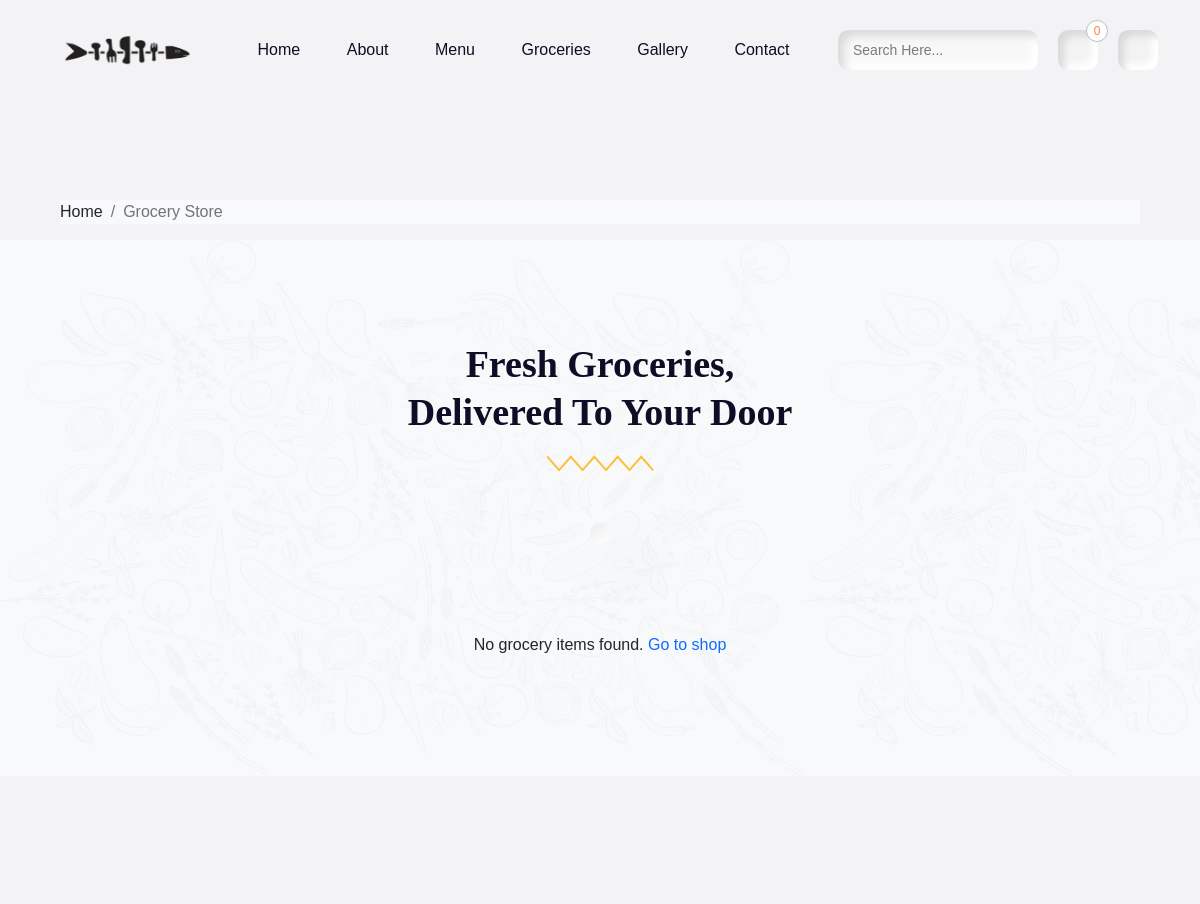
The app's page /grocery-store/ (upper part), older data.
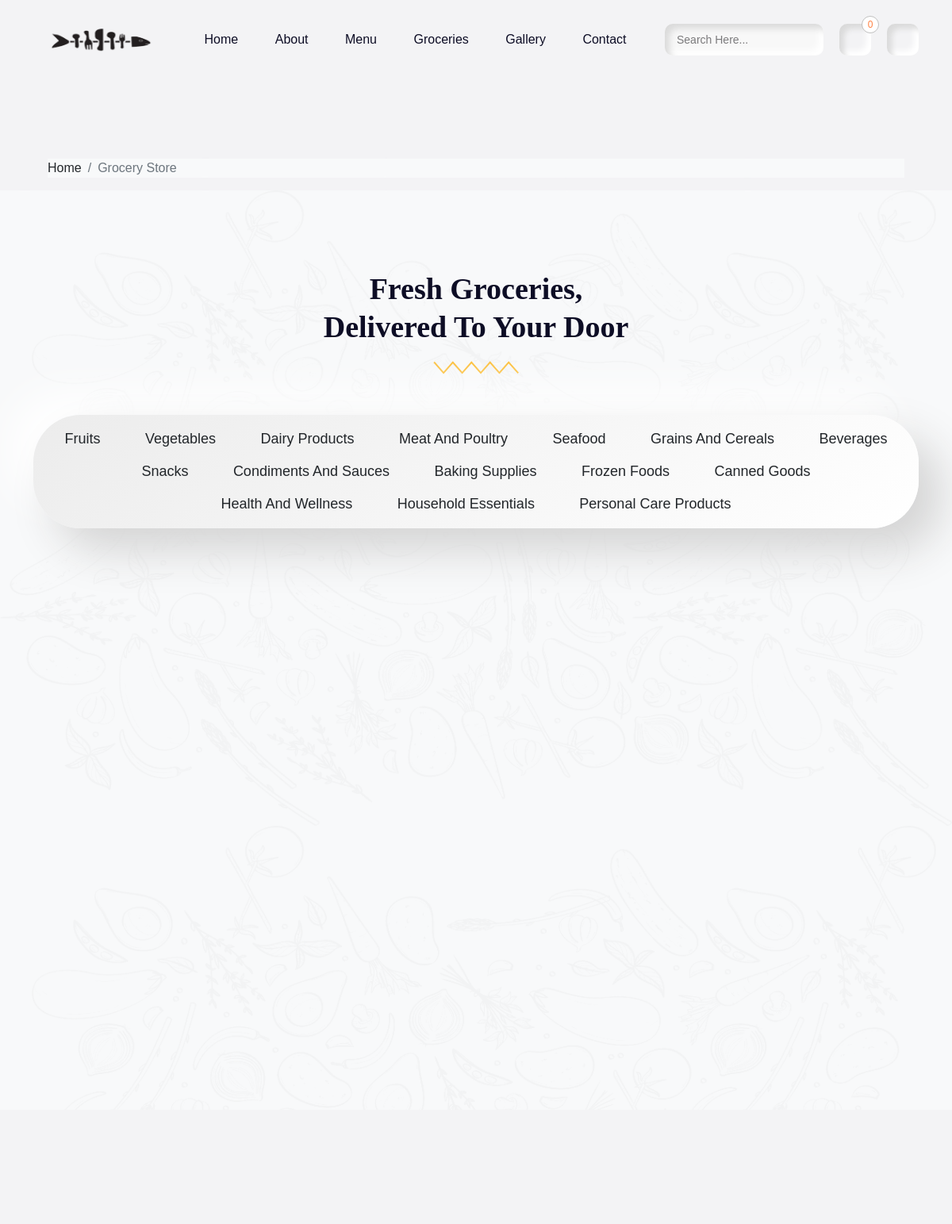
The same page, newer data.
### mainApp/models.py (models this page shows, shortened)
class GroceryCategory(models.Model):
    name = models.CharField(max_length=100)
    def get_formatted_groceryname(self):
        return self.name.lower().replace(" ", "-")

### mainApp/views.py (the view)
# urls.py: path('grocery-store/', views.grocery_items_view, name='grocery_items_view'),
def grocery_items_view(request):
    grocery_categories = GroceryCategory.objects.all()
    grocery_items = Grocery.objects.all()
    return render(request, 'grocery.html', {'grocery_items': grocery_items, 'grocery_categories':grocery_categories})

### templates/grocery.html (shortened to what this page needs)
{% extends 'base.html' %}
{% load static %}
{% load humanize %}
{% block content %}
<section class="main-banner">
    <div class="container-fluid">
        <div class="row px-xl-5">
            <div class="col-12">
                <nav class="breadcrumb bg-light mb-30">
                    <a class="breadcrumb-item text-dark" href="#">Home</a>
                    <span class="breadcrumb-item active">Grocery Store</span>
                </nav>
            </div>
        </div>
    </div>
    <section style="background-image: url(assets/images/menu-bg.png);" class="our-menu section bg-light repeat-img"
    id="grocery">
    <div class="sec-wp">
        <div class="container">
            <div class="row">
                <div class="col-lg-12">
                    <div class="sec-title text-center mb-5">
                        <h2 class="h2-title">Fresh groceries, <span>delivered to your door</span></h2>
                        <div class="sec-title-shape mb-4">
                            <img src="{% static 'assets/images/title-shape.svg' %}" alt="">
                        </div>
                    </div>
                </div>
            </div>
            <div class="menu-tab-wp">
                <div class="row">
                    <div class="col-lg-12 m-auto">
                        <div class="menu-tab text-center">
                            <ul class="groceryfilters">
                               {% for grocery_category in grocery_categories %}
                                <li class="groceryfilter"  data-filter=".{{ grocery_category.get_formatted_groceryname }}">
                                    {{ grocery_category.name }}
                                </li>
                                {% endfor %}
                            </ul>
                        </div>
                    </div>
                </div>
            </div>
            <div class="menu-list-row">
                <div class="row g-xxl-5 bydefault grocery-dish" >
                    {% if grocery_items %}
                    {% for item in grocery_items %}
                    <div class="col-lg-4 col-sm-6 dish-box-wp grocerybox {{ item.category.get_formatted_groceryname }}"
                        data-cat="{{ item.category.get_formatted_groceryname }}">
                        <div class="dish-box text-center">
                            <div class="dist-img">
                                <img src="{{ item.image_main.url }}" alt="{{ item.name }}">
                            </div>
                            <div class="dish-title">
                                <h3 class="h3-title">{{ item.name }}</h3>
                                <p style="color: black;"> Ugx {{ item.price|intcomma }}. </p>
                            </div>
                            <div class="dist-bottom-row">
                                <ul>
                                    <li>
                                        <button class="dish-add-btn">
                                            <a href=""> <i class="fas fa-phone-alt"></i></a>
                                        </button>
                                    </li>
                                    <a href="{% url 'orderme' 'Grocery' item.id %}" class="buy">Buy Now</a>
                                    <li>
                                        <div class="add-to-cart-btn ">
                                            <form action="{% url 'add_to_cart' 'Grocery' item.id %}" method="post">
                                                {% csrf_token %}
                                                <button class="dish-add-btn custom-toast   success-toast"
                                                    data-product-id="{{ item.id }}" data-product-type="Grocery" type="submit" id="add">
                                                    <i class="fas fa-shopping-cart "></i>
                                                </button>
                                            </form>
                                        </div>
                                    </li>
                                </ul>
                            </div>
                        </div>
                    </div>
                    {% endfor %}
                    {% else %}
                    <div class="col-12 text-center">
                        <p>No grocery items found. <a href="{% url 'index' %}">Go to shop</a></p>
                    </div>
                    {% endif %}
                </div>
            </div>
        </div>
    </div>
</section>
</section>
{% endblock %}

### templates/base.html (shortened to what this page needs)
{% load static %}
<!DOCTYPE html>
<html lang="en">
<head>
    <link rel="stylesheet" href="https://unicons.iconscout.com/release/v4.0.0/css/line.css">
    <link rel="stylesheet" href="{% static 'assets/css/bootstrap.min.css' %}">
    <link rel="stylesheet" href="{% static 'assets/css/swiper-bundle.min.css' %}">
    <link rel="stylesheet" href="{% static 'assets/css/jquery.fancybox.min.css' %}">
    <link rel="stylesheet" href="{% static 'style.css' %}">
</head>
<body class="body-fixed">
    <header class="site-header">
        <div class="container">
            <div class="row">
                <div class="col-lg-2">
                    <div class="header-logo hide-on-mobile">
                        <a href="/index">
                            <img src="{% static 'logo.png' %}" width="160" height="36" alt="Logo">
                        </a>
                    </div>
                </div>
                <div class="col-lg-10">
                    <div class="main-navigation">
                        <nav class="header-menu">
                            <ul class="menu food-nav-menu">
                                <li><a href="/">Home</a></li>
                                <li><a href="#about">About</a></li>
                                <li><a href="/foods">Menu</a></li>
                                <li><a href="/grocery-store">Groceries</a></li>
                                <li><a href="#gallery">Gallery</a></li>
                                <li><a href="#contact">Contact</a></li>
                            </ul>
                        </nav>
                        <div class="header-right">
                            <form method="GET" action="{% url 'search_items' %}" class="header-search-form for-des">
                                <input type="text" name="q" class="form-input" placeholder="Search Here...">
                                <button type="submit">
                                </button>
                            </form>
                            <a href="{% url 'cart_detail' %}" class="header-btn ">
                                <span class="cart-number cart-count">0</span>
                            </a>
                            <a href="javascript:void(0)" class="header-btn header-cart">
                            </a>
                        </div>
                    </div>
                </div>
            </div>
        </div>
    </header>
    <div id="viewport">
        <div id="js-scroll-content">
            {% block content %}
            {% endblock %}
        </div>
    </div>
</body>
</html>

### static/style.css (style rules this page uses)
body { font-family: 'Poppins', sans-serif; text-rendering: optimizeLegibility !important; background: #f3f3f5; }
body, html { overflow-x: hidden; }
img { max-width: 100%; }
.site-header { position: fixed; padding: 30px 0; display: flex; align-items: center; top: 0; left: 0; width: 100%; z-index: 99; transition: 0.5s; border-bottom: 1px solid transparent; }
.main-navigation { display: flex; width: 100%; height: 100%; justify-content: flex-end; align-items: center; }
.main-navigation .menu li { display: inline-block; position: relative; margin: 0 6px; }
.main-navigation .menu li:first-child { margin-left: 0; }
a { background-color: transparent; text-decoration: none !important; outline: none !important; }
ul { list-style: none; margin: 0; padding: 0; }
.main-navigation .menu li a { display: flex; transition: 0.3s; position: relative; justify-content: center; align-items: center; color: #0d0d25; text-transform: capitalize; font-weight: 500; padding: 5px 18px; border-radius: 30px; }
.header-right { margin-left: 40px; display: flex; flex-wrap: wrap; align-items: center; }
.header-btn { width: 40px; height: 40px; display: inline-flex; justify-content: center; border-radius: 10px; position: relative; margin-left: 20px; transition: 0.3s; box-shadow: inset 6px 6px 7px #dadada, inset -6px -6px 7px #ffffff; align-items: center; }
.cart-number { position: absolute; top: -10px; right: -10px; width: 22px; height: 22px; display: flex; justify-content: center; align-items: center; border-radius: 50%; background: #ffffff; font-size: 12px; border: 1px solid #bfbfbf; color: #ff8243; }
.header-search-form { position: relative; }
.for-des { display: block !important; }
.header-search-form button { background: transparent; border: none; padding: 0; position: absolute; right: 0; top: 50%; transform: translate(0, -50%); width: 48px; height: 100%; opacity: 0.5; }
.header-search-form .form-input { font-size: 14px; padding-right: 40px; width: 200px; height: 40px; }
.form-input::placeholder { color: rgba(70 69 71 / 0.7); }
.form-input { width: 100%; height: 50px; outline: none !important; padding: 10px 15px; color: #0d0d25; -webkit-appearance: none; border-radius: 10px; border: none; background: #f8f8f8; box-shadow: inset 6px 6px 8px #dadada, inset -6px -6px 8px #ffffff; }
* { -webkit-tap-highlight-color: transparent; }
@media (max-width: 1399px) { .header-right { margin-left: 20px; } }
@media (max-width: 1399px) { .main-navigation .menu li { margin: 0 3px; } }
@media screen and (min-width: 992px) { #viewport { overflow: hidden; position: fixed; height: 100%; width: 100%; top: 0; left: 0; bottom: 0; right: 0; } }
@media screen and (min-width: 992px) { #js-scroll-content { position: absolute; overflow: hidden; width: 100%; top: 0; left: 0; } }
.main-banner { padding: 200px 0 300px; min-height: 100vh; position: relative; }
.sec-wp { position: relative; z-index: 4; }
h1, h2, h3, h4, h5, h6 { color: #0d0d25; font-family: 'Playfair Display', serif; font-weight: 900; }
.section { padding-top: 100px; padding-bottom: 100px; position: relative; }
.h2-title { font-size: 46px; line-height: 56px; margin-bottom: 15px; text-transform: capitalize; position: relative; }
.h2-title span, .h3-title span, .h4-title span, .h5-title span, .sub-title span { display: block; }
.repeat-img { background-size: contain; background-repeat: repeat; }
.menu-tab-wp { margin-bottom: 80px; }
.menu-tab ul { padding: 10px; display: inline-block; border-radius: 60px; background: linear-gradient(145deg, #ececec, #ffffff); box-shadow: 28px 28px 55px #d4d4d4, -28px -28px 55px #ffffff; position: relative; z-index: 2; }
.menu-tab ul li, .menu-tab ul .filter-active { display: inline-flex; text-transform: capitalize; font-size: 18px; line-height: normal; cursor: pointer; padding: 10px 26px; border-radius: 30px; transition: 0.3s; justify-content: center; align-items: center; }
@media (max-width: 1399px) { .h2-title { font-size: 38px; line-height: 48px; } }

Row changes from the older to the newer data that the page shows:
added GroceryCategory: name "Fruits"
added GroceryCategory: name "Vegetables"
added GroceryCategory: name "Dairy Products"
added GroceryCategory: name "Meat And Poultry"
added GroceryCategory: name "Seafood"
added GroceryCategory: name "Grains And Cereals"
added GroceryCategory: name "Beverages"
added GroceryCategory: name "Snacks"
added GroceryCategory: name "Condiments And Sauces"
added GroceryCategory: name "Baking Supplies"
added GroceryCategory: name "Frozen Foods"
added GroceryCategory: name "Canned Goods"
added GroceryCategory: name "Health And Wellness"
added GroceryCategory: name "Household Essentials"
added GroceryCategory: name "Personal Care Products"
Text that changed along with them:
text no longer shown: "No grocery items found. Go to shop"
